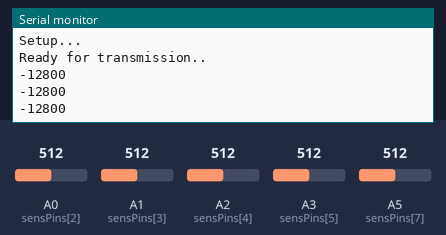
The sketch below on a simulated Arduino Uno, built with avr-gcc and run on an emulated ATmega328P. Parts: the last lines printed to the serial monitor. The test bench sets the inputs (shaded band); at power-on: A0 (sensPins[2]) = 512, A1 (sensPins[3]) = 512, A2 (sensPins[4]) = 512, A3 (sensPins[5]) = 512, A5 (sensPins[7]) = 512.

Above: at 1.3 s.
1.4 s: A0 (sensPins[2]) set to 716
At 1.9 s:
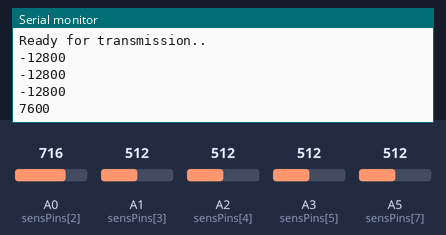
2.9 s: A1 (sensPins[3]) set to 716
At 3.4 s:
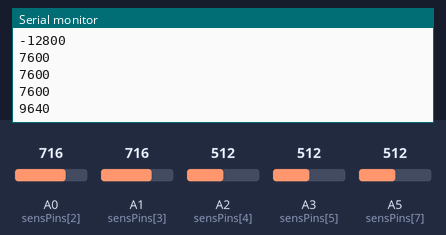
4.4 s: A2 (sensPins[4]) set to 716
At 4.9 s:
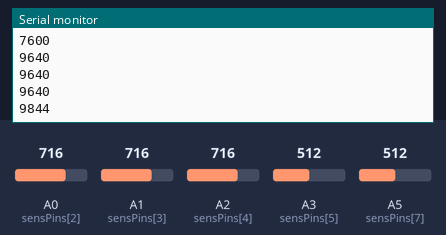
5.9 s: A3 (sensPins[5]) set to 716
At 6.4 s:
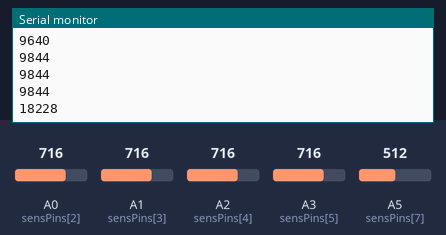
7.4 s: A5 (sensPins[7]) set to 716
At 7.9 s:
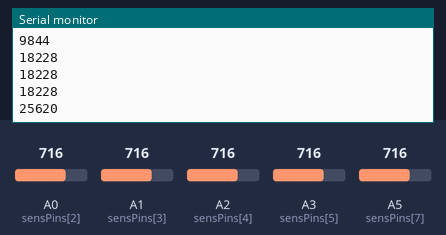
8.9 s: A0 (sensPins[2]) set to 992
At 9.4 s:
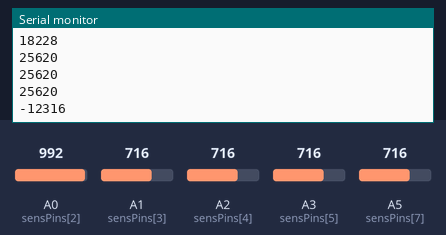
Timing chart, 0 to 11.4 s (numbered marks = the images above; inputs shaded):
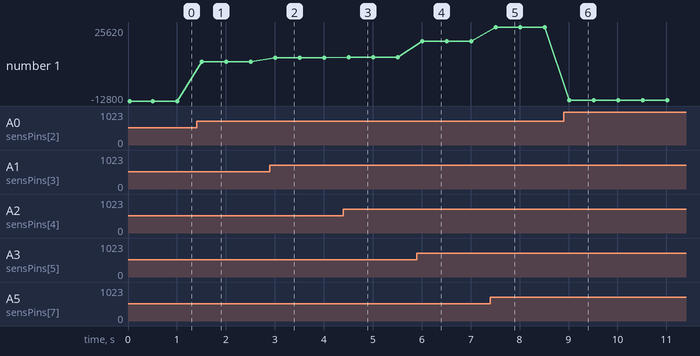

Measured:
- after the input at 1.4 s, the serial monitor: prints a new line after 0.10 s (image 1)
- after the input at 2.9 s, the serial monitor: prints a new line after 0.11 s (image 2)
- after the input at 4.4 s, the serial monitor: prints a new line after 0.11 s (image 3)
- after the input at 5.9 s, the serial monitor: prints a new line after 0.11 s (image 4)
- after the input at 7.4 s, the serial monitor: prints a new line after 0.11 s (image 5)
- after the input at 8.9 s, the serial monitor: prints a new line after 0.12 s (image 6)
- plotted number 1: -12800 → 7600 after the input at 1.4 s, 7600 → 9640 after the input at 2.9 s, 9640 → 9844 after the input at 4.4 s, 9844 → 18228 after the input at 5.9 s, 18228 → 25620 after the input at 7.4 s

The sketch:

LineFollower.ino
```cpp
//0---->White
//1---->Black

//Array for Arduino pins
int sensPins[]={3,5,A0,A1,A2,A3,A4,A5};
//Variable that stores the sensor reading
int reading;
int inp;
//Array that stores the reading from each input
int readings[]={0,0,0,0,0,0,0,0};
//Setup
void setup()
{
  //For Debugging
  Serial.begin(9600);
  int i;
  //Assigning pins to INPUT
   while(i<5)
   {
    pinMode(sensPins[i],INPUT);
    i=i+1;
   }
   Serial.println("Setup...");
   Serial.println("Ready for transmission..");
 }
 void loop()
 {
   //Reading stored in the variable by calling readOut() functoin
   reading=readOut(sensPins);
   Serial.print(reading);
   Serial.println("");
   delay(500);
   //Delay is just so that change in readings is more noticeable
 }

 //Function that returns the reading as an integer
 int readOut(int sensPins[])
 {

   int i,j,k=0;
   inp=0;
   //Loop to resets the array before each reading is stored
   while(k<5)
  {
    readings[k]=0;
    k=k+1;
  }
  //Loop stores each sensor input into the array
    for(i=0;i<5;i++)
   {
     readings[i]=analogRead(sensPins[i]);
   }
   //Loop converts the array to an integer
   while(j<5)
   {
     inp=inp*10+readings[j];
     j=j+1;
  }
  //Returns the reading as an integer
  return inp;
}
```
